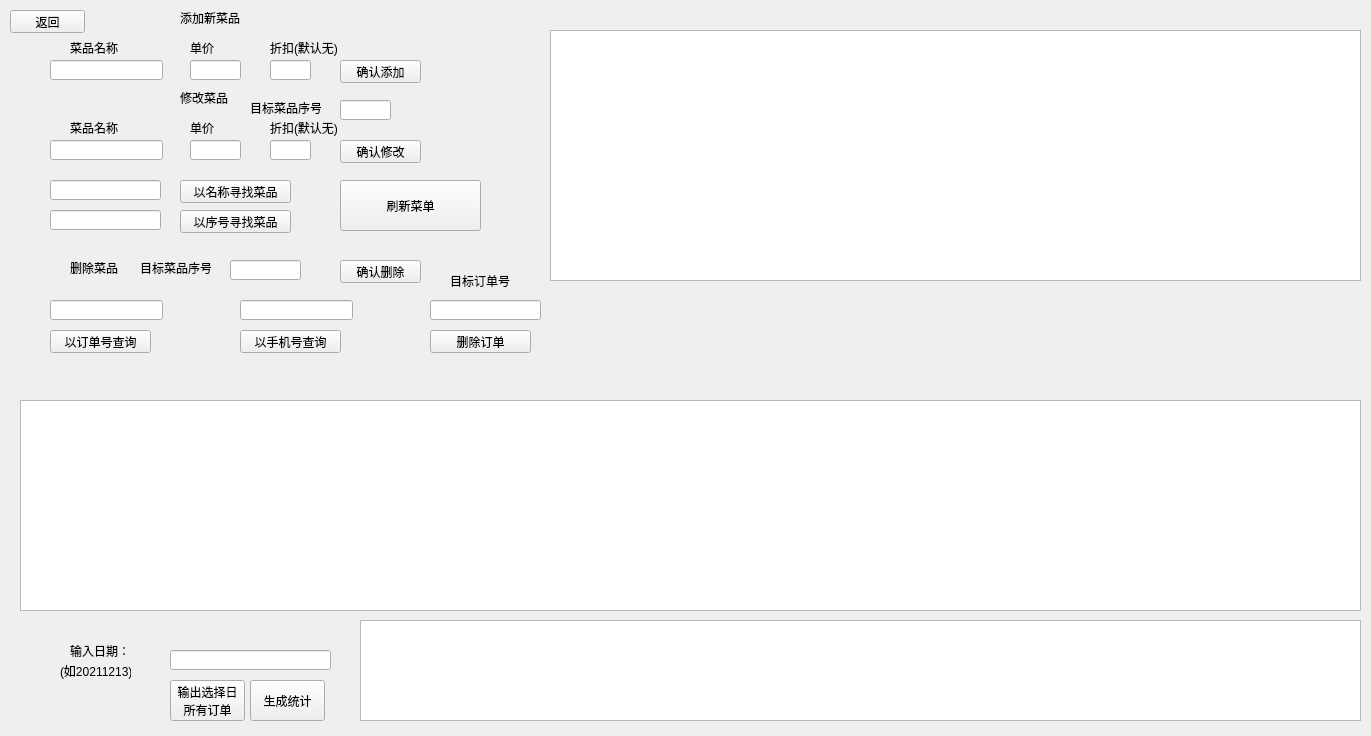
<?xml version="1.0" encoding="UTF-8"?>
<ui version="4.0">
 <class>AdminWidget</class>
 <widget class="QWidget" name="AdminWidget">
  <property name="geometry">
   <rect>
    <x>0</x>
    <y>0</y>
    <width>1371</width>
    <height>736</height>
   </rect>
  </property>
  <property name="windowTitle">
   <string>AdminWidget</string>
  </property>
  <widget class="QPushButton" name="addconfirm">
   <property name="geometry">
    <rect>
     <x>340</x>
     <y>60</y>
     <width>81</width>
     <height>23</height>
    </rect>
   </property>
   <property name="text">
    <string>确认添加</string>
   </property>
  </widget>
  <widget class="QLineEdit" name="addname">
   <property name="geometry">
    <rect>
     <x>50</x>
     <y>60</y>
     <width>113</width>
     <height>20</height>
    </rect>
   </property>
  </widget>
  <widget class="QLineEdit" name="addprice">
   <property name="geometry">
    <rect>
     <x>190</x>
     <y>60</y>
     <width>51</width>
     <height>20</height>
    </rect>
   </property>
  </widget>
  <widget class="QLineEdit" name="adddiscount">
   <property name="geometry">
    <rect>
     <x>270</x>
     <y>60</y>
     <width>41</width>
     <height>20</height>
    </rect>
   </property>
  </widget>
  <widget class="QLabel" name="label">
   <property name="geometry">
    <rect>
     <x>180</x>
     <y>10</y>
     <width>71</width>
     <height>16</height>
    </rect>
   </property>
   <property name="text">
    <string>添加新菜品</string>
   </property>
  </widget>
  <widget class="QLabel" name="label_2">
   <property name="geometry">
    <rect>
     <x>70</x>
     <y>40</y>
     <width>71</width>
     <height>16</height>
    </rect>
   </property>
   <property name="text">
    <string>菜品名称</string>
   </property>
  </widget>
  <widget class="QLabel" name="label_3">
   <property name="geometry">
    <rect>
     <x>270</x>
     <y>40</y>
     <width>71</width>
     <height>16</height>
    </rect>
   </property>
   <property name="text">
    <string>折扣(默认无)</string>
   </property>
  </widget>
  <widget class="QLabel" name="label_4">
   <property name="geometry">
    <rect>
     <x>190</x>
     <y>40</y>
     <width>71</width>
     <height>16</height>
    </rect>
   </property>
   <property name="text">
    <string>单价</string>
   </property>
  </widget>
  <widget class="QLabel" name="label_5">
   <property name="geometry">
    <rect>
     <x>190</x>
     <y>120</y>
     <width>71</width>
     <height>16</height>
    </rect>
   </property>
   <property name="text">
    <string>单价</string>
   </property>
  </widget>
  <widget class="QLineEdit" name="altername">
   <property name="geometry">
    <rect>
     <x>50</x>
     <y>140</y>
     <width>113</width>
     <height>20</height>
    </rect>
   </property>
  </widget>
  <widget class="QLabel" name="label_6">
   <property name="geometry">
    <rect>
     <x>70</x>
     <y>120</y>
     <width>71</width>
     <height>16</height>
    </rect>
   </property>
   <property name="text">
    <string>菜品名称</string>
   </property>
  </widget>
  <widget class="QPushButton" name="alterconfirm">
   <property name="geometry">
    <rect>
     <x>340</x>
     <y>140</y>
     <width>81</width>
     <height>23</height>
    </rect>
   </property>
   <property name="text">
    <string>确认修改</string>
   </property>
  </widget>
  <widget class="QLabel" name="label_7">
   <property name="geometry">
    <rect>
     <x>270</x>
     <y>120</y>
     <width>71</width>
     <height>16</height>
    </rect>
   </property>
   <property name="text">
    <string>折扣(默认无)</string>
   </property>
  </widget>
  <widget class="QLineEdit" name="alterprice">
   <property name="geometry">
    <rect>
     <x>190</x>
     <y>140</y>
     <width>51</width>
     <height>20</height>
    </rect>
   </property>
  </widget>
  <widget class="QLineEdit" name="alterdiscount">
   <property name="geometry">
    <rect>
     <x>270</x>
     <y>140</y>
     <width>41</width>
     <height>20</height>
    </rect>
   </property>
  </widget>
  <widget class="QLabel" name="label_8">
   <property name="geometry">
    <rect>
     <x>180</x>
     <y>90</y>
     <width>71</width>
     <height>16</height>
    </rect>
   </property>
   <property name="text">
    <string>修改菜品</string>
   </property>
  </widget>
  <widget class="QLineEdit" name="alterno">
   <property name="geometry">
    <rect>
     <x>340</x>
     <y>100</y>
     <width>51</width>
     <height>20</height>
    </rect>
   </property>
   <property name="text">
    <string/>
   </property>
  </widget>
  <widget class="QLabel" name="label_9">
   <property name="geometry">
    <rect>
     <x>250</x>
     <y>100</y>
     <width>71</width>
     <height>16</height>
    </rect>
   </property>
   <property name="text">
    <string>目标菜品序号</string>
   </property>
  </widget>
  <widget class="QTextBrowser" name="skubrowser">
   <property name="geometry">
    <rect>
     <x>550</x>
     <y>30</y>
     <width>811</width>
     <height>251</height>
    </rect>
   </property>
  </widget>
  <widget class="QLineEdit" name="name">
   <property name="geometry">
    <rect>
     <x>50</x>
     <y>180</y>
     <width>111</width>
     <height>20</height>
    </rect>
   </property>
  </widget>
  <widget class="QLineEdit" name="no">
   <property name="geometry">
    <rect>
     <x>50</x>
     <y>210</y>
     <width>111</width>
     <height>20</height>
    </rect>
   </property>
  </widget>
  <widget class="QPushButton" name="skufindbyname">
   <property name="geometry">
    <rect>
     <x>180</x>
     <y>180</y>
     <width>111</width>
     <height>23</height>
    </rect>
   </property>
   <property name="text">
    <string>以名称寻找菜品</string>
   </property>
  </widget>
  <widget class="QPushButton" name="skufindbyno">
   <property name="geometry">
    <rect>
     <x>180</x>
     <y>210</y>
     <width>111</width>
     <height>23</height>
    </rect>
   </property>
   <property name="text">
    <string>以序号寻找菜品</string>
   </property>
  </widget>
  <widget class="QPushButton" name="reset">
   <property name="geometry">
    <rect>
     <x>340</x>
     <y>180</y>
     <width>141</width>
     <height>51</height>
    </rect>
   </property>
   <property name="text">
    <string>刷新菜单</string>
   </property>
  </widget>
  <widget class="QTextBrowser" name="orderBrowser">
   <property name="geometry">
    <rect>
     <x>20</x>
     <y>400</y>
     <width>1341</width>
     <height>211</height>
    </rect>
   </property>
  </widget>
  <widget class="QTextBrowser" name="conclusion">
   <property name="geometry">
    <rect>
     <x>360</x>
     <y>620</y>
     <width>1001</width>
     <height>101</height>
    </rect>
   </property>
  </widget>
  <widget class="QLineEdit" name="date">
   <property name="geometry">
    <rect>
     <x>170</x>
     <y>650</y>
     <width>161</width>
     <height>20</height>
    </rect>
   </property>
  </widget>
  <widget class="QLabel" name="label_10">
   <property name="geometry">
    <rect>
     <x>70</x>
     <y>640</y>
     <width>71</width>
     <height>21</height>
    </rect>
   </property>
   <property name="text">
    <string>输入日期：</string>
   </property>
  </widget>
  <widget class="QLabel" name="label_11">
   <property name="geometry">
    <rect>
     <x>60</x>
     <y>660</y>
     <width>71</width>
     <height>21</height>
    </rect>
   </property>
   <property name="text">
    <string>(如20211213)</string>
   </property>
  </widget>
  <widget class="QPushButton" name="getdateorder">
   <property name="geometry">
    <rect>
     <x>170</x>
     <y>680</y>
     <width>75</width>
     <height>41</height>
    </rect>
   </property>
   <property name="text">
    <string>输出选择日
所有订单</string>
   </property>
  </widget>
  <widget class="QLineEdit" name="orderno">
   <property name="geometry">
    <rect>
     <x>50</x>
     <y>300</y>
     <width>113</width>
     <height>20</height>
    </rect>
   </property>
  </widget>
  <widget class="QPushButton" name="orderfindbyno">
   <property name="geometry">
    <rect>
     <x>50</x>
     <y>330</y>
     <width>101</width>
     <height>23</height>
    </rect>
   </property>
   <property name="text">
    <string>以订单号查询</string>
   </property>
  </widget>
  <widget class="QLineEdit" name="orderphone">
   <property name="geometry">
    <rect>
     <x>240</x>
     <y>300</y>
     <width>113</width>
     <height>20</height>
    </rect>
   </property>
  </widget>
  <widget class="QPushButton" name="orderfindbyphone">
   <property name="geometry">
    <rect>
     <x>240</x>
     <y>330</y>
     <width>101</width>
     <height>23</height>
    </rect>
   </property>
   <property name="text">
    <string>以手机号查询</string>
   </property>
  </widget>
  <widget class="QLabel" name="label_12">
   <property name="geometry">
    <rect>
     <x>450</x>
     <y>270</y>
     <width>71</width>
     <height>21</height>
    </rect>
   </property>
   <property name="text">
    <string>目标订单号</string>
   </property>
  </widget>
  <widget class="QLineEdit" name="delorderno">
   <property name="geometry">
    <rect>
     <x>430</x>
     <y>300</y>
     <width>111</width>
     <height>20</height>
    </rect>
   </property>
  </widget>
  <widget class="QPushButton" name="delorderconfirm">
   <property name="geometry">
    <rect>
     <x>430</x>
     <y>330</y>
     <width>101</width>
     <height>23</height>
    </rect>
   </property>
   <property name="text">
    <string>删除订单</string>
   </property>
  </widget>
  <widget class="QPushButton" name="delconfirm">
   <property name="geometry">
    <rect>
     <x>340</x>
     <y>260</y>
     <width>81</width>
     <height>23</height>
    </rect>
   </property>
   <property name="text">
    <string>确认删除</string>
   </property>
  </widget>
  <widget class="QLabel" name="label_13">
   <property name="geometry">
    <rect>
     <x>140</x>
     <y>260</y>
     <width>71</width>
     <height>16</height>
    </rect>
   </property>
   <property name="text">
    <string>目标菜品序号</string>
   </property>
  </widget>
  <widget class="QLineEdit" name="delno">
   <property name="geometry">
    <rect>
     <x>230</x>
     <y>260</y>
     <width>71</width>
     <height>20</height>
    </rect>
   </property>
   <property name="text">
    <string/>
   </property>
  </widget>
  <widget class="QLabel" name="label_14">
   <property name="geometry">
    <rect>
     <x>70</x>
     <y>260</y>
     <width>71</width>
     <height>16</height>
    </rect>
   </property>
   <property name="text">
    <string>删除菜品</string>
   </property>
  </widget>
  <widget class="QPushButton" name="makeconclusion">
   <property name="geometry">
    <rect>
     <x>250</x>
     <y>680</y>
     <width>75</width>
     <height>41</height>
    </rect>
   </property>
   <property name="text">
    <string>生成统计</string>
   </property>
  </widget>
  <widget class="QPushButton" name="back">
   <property name="geometry">
    <rect>
     <x>10</x>
     <y>10</y>
     <width>75</width>
     <height>23</height>
    </rect>
   </property>
   <property name="text">
    <string>返回</string>
   </property>
  </widget>
  <widget class="QLabel" name="warn">
   <property name="geometry">
    <rect>
     <x>450</x>
     <y>110</y>
     <width>71</width>
     <height>21</height>
    </rect>
   </property>
   <property name="text">
    <string/>
   </property>
  </widget>
 </widget>
 <layoutdefault spacing="6" margin="11"/>
 <resources/>
 <connections/>
</ui>
